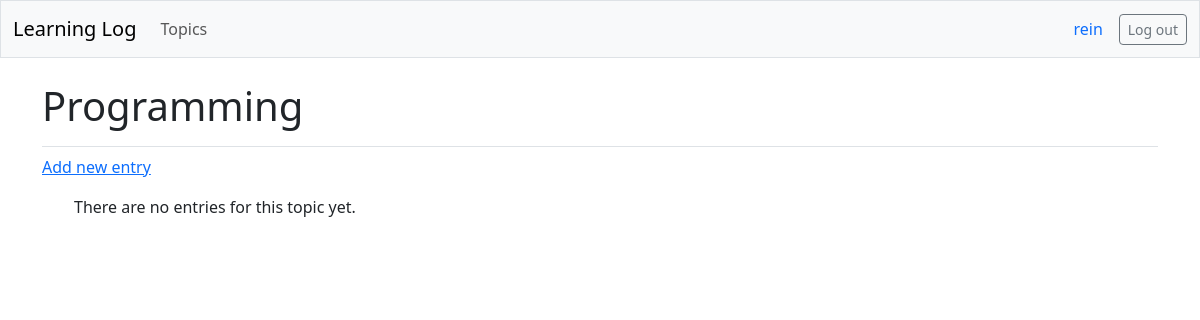
The app's page /topics/8/ (signed in), older data.
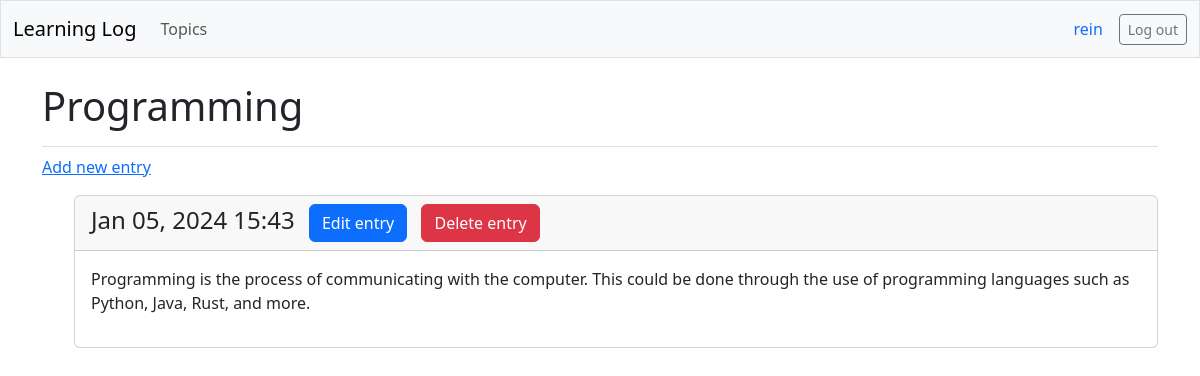
The same page, newer data.
### learning_logs/models.py (models this page shows, shortened)
class Topic(models.Model):
    text = models.CharField(max_length=256)
    date_added = models.DateTimeField(auto_now_add=True)
    owner = models.ForeignKey(User, on_delete=models.CASCADE)

class Entry(models.Model):
    topic = models.ForeignKey(Topic, on_delete=models.CASCADE)
    text = models.TextField()
    date_added = models.DateTimeField(auto_now_add=True)
    class Meta:
        verbose_name_plural = "entries"

### learning_logs/views.py (the view)
# urls.py: path("topics/<int:topic_id>/", views.topic, name="topic"),
@login_required
def topic(request, topic_id):
    topic = Topic.objects.get(id=topic_id)
    check_topic_owner(request, topic)
    entries = topic.entry_set.order_by("-date_added")
    context = {"topic": topic, "entries": entries}
    return render(request, "learning_logs/topic.html", context)

### learning_logs/views.py (called while the page is built)
def check_topic_owner(request, topic):
    if topic.owner != request.user:
        raise Http404

### learning_logs/templates/learning_logs/topic.html
{% extends 'learning_logs/base.html' %}
{% block page_header %}
<h1>{{ topic.text }}</h1>
{% endblock page_header %}
{% block content %}
<p><a href="{% url 'learning_logs:new_entry' topic.id %}">Add new entry</a></p>
<ul>
    {% for entry in entries %}
    <div class="card mb-3">
        <h4 class="card-header">
            {{ entry.date_added|date:'M d, Y H:i' }}
            <a class="btn btn-primary btn-md ms-2" href="{% url 'learning_logs:edit_entry' entry.id %}">
                Edit entry</a>
            <a class="btn btn-danger btn-md ms-2" href="{% url 'learning_logs:delete_entry' entry.id %}">
                Delete entry</a>
        </h4>
        <div class="card-body">{{ entry.text|linebreaks }}</div>
    </div>
    {% empty %}
    <p>There are no entries for this topic yet.</p>
    {% endfor %}
</ul>
{% endblock content %}

### learning_logs/templates/learning_logs/base.html (shortened to what this page needs)
<!DOCTYPE html>
<html lang="en">
<head>
    {% load django_bootstrap5 %}
    {% bootstrap_css %}
</head>
<body>
    <nav class="navbar navbar-expand-md navbar-light bg-light mb-4 border">
        <div class="container-fluid">
            <a class="navbar-brand" href="{% url 'learning_logs:index' %}">
                Learning Log</a>
            <div class="collapse navbar-collapse" id="navbarCollapse">
                <ul class="navbar-nav me-auto mb-2 mb-md-0">
                    <li class="nav-item">
                        <a class="nav-link" href="{% url 'learning_logs:topics' %}">Topics</a>
                    </li>
                </ul>
                <ul class="navbar-nav ms-auto mb-2 mb-md-0">
                    {% if user.is_authenticated %}
                    <li class="nav-item me-2">
                        <span class="navbar-text me-2 text-primary">{{ user.username }}</span>
                    </li>
                    {% endif %}
                </ul>
                {% if user.is_authenticated %}
                <form action="{% url 'accounts:logout' %}" method="POST">
                    <button type="submit" class="btn btn-outline-secondary btn-sm">
                        Log out</button>
                </form>
                {% endif %}
            </div>
        </div>
    </nav>
    <main class="container">
        <div class="pb-2 mb-2 border-bottom">
            {% block page_header %}{% endblock page_header %}
        </div>
        <div>
            {% block content %}{% endblock content %}
        </div>
    </main>
</body>
</html>

Row changes from the older to the newer data that the page shows:
added Entry: date_added "Jan 05, 2024 15:43", text "Programming is the process of communicating with the computer. This could be done through the use of programming languages such as Python, Java, Rust, and more."
Text that changed along with them:
text no longer shown: "There are no entries for this topic yet."
